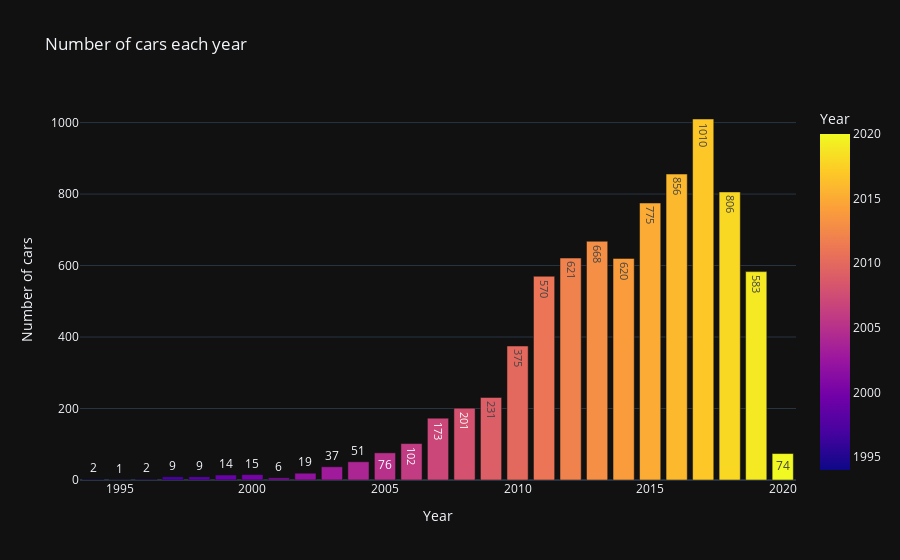

This figure's notebook cell:
### Code cell
# plot number of cars each year
px.bar(num_of_year , x = 'year' , y = 'sales_id', labels={'year':'Year' , 'sales_id':'Number of cars'} 
                   , color = 'year' , title = 'Number of cars each year'
                   , template = 'plotly_dark', text_auto = True)

### Figure 1 — Plotly figure (JSON) as saved in the notebook; plotly's stock layout.template omitted (floating-point values rounded to 4 significant figures)
{"data": [{"alignmentgroup": "True", "hovertemplate": "Year=%{marker.color}<br>Number of cars=%{y}<extra></extra>", "legendgroup": "", "marker": {"color": [1994, 1995, 1996, 1997, 1998, 1999, 2000, 2001, 2002, 2003, 2004, 2005, 2006, 2007, 2008, 2009, 2010, 2011, 2012, 2013, 2014, 2015, 2016, 2017, 2018, 2019, 2020], "coloraxis": "coloraxis", "pattern": {"shape": ""}}, "name": "", "offsetgroup": "", "orientation": "v", "showlegend": false, "textposition": "auto", "texttemplate": "%{y}", "type": "bar", "x": [1994, 1995, 1996, 1997, 1998, 1999, 2000, 2001, 2002, 2003, 2004, 2005, 2006, 2007, 2008, 2009, 2010, 2011, 2012, 2013, 2014, 2015, 2016, 2017, 2018, 2019, 2020], "xaxis": "x", "y": [2, 1, 2, 9, 9, 14, 15, 6, 19, 37, 51, 76, 102, 173, 201, 231, 375, 570, 621, 668, 620, 775, 856, 1010, 806, 583, 74], "yaxis": "y"}], "layout": {"barmode": "relative", "coloraxis": {"colorbar": {"title": {"text": "Year"}}, "colorscale": [[0, "#0d0887"], [0.1111, "#46039f"], [0.2222, "#7201a8"], [0.3333, "#9c179e"], [0.4444, "#bd3786"], [0.5556, "#d8576b"], [0.6667, "#ed7953"], [0.7778, "#fb9f3a"], [0.8889, "#fdca26"], [1, "#f0f921"]]}, "legend": {"tracegroupgap": 0}, "title": {"text": "Number of cars each year"}, "xaxis": {"anchor": "y", "domain": [0, 1], "title": {"text": "Year"}}, "yaxis": {"anchor": "x", "domain": [0, 1], "title": {"text": "Number of cars"}}}}
